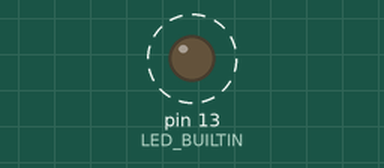
The sketch below on a simulated Arduino Uno, built with avr-gcc and run on an emulated ATmega328P. On the bench: output pins drawn as LEDs (lit = HIGH). Dashed ring = blinking.

Above: at 0.3 s.
Timing chart, 0 to 3.0 s (numbered marks = the images above):
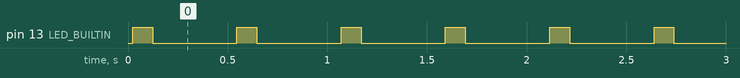

The sketch:

serial-print-test-arduino.ino
```cpp
#include <SoftwareSerial.h>

// We're using Software Serial, because the normal serial pins
// and USB serial comms are being used by the DMX shield.
#define SERIAL_RX_PIN 10
#define SERIAL_TX_PIN 11
#define SERIAL_BAUD_RATE 9600

SoftwareSerial software_serial(SERIAL_RX_PIN, SERIAL_TX_PIN);

void setup() {
    software_serial.begin(SERIAL_BAUD_RATE);
    pinMode(LED_BUILTIN, OUTPUT);
}

void loop() {
    software_serial.print("255 255 255 255 255 ");
    software_serial.println();

    digitalWrite(LED_BUILTIN, HIGH);
    delay(100);
    digitalWrite(LED_BUILTIN, LOW);
    delay(400);
}
```

Measured:
- by itself, pin 13 (LED_BUILTIN): alternates HIGH for 0.10 s and LOW for 0.42 s
